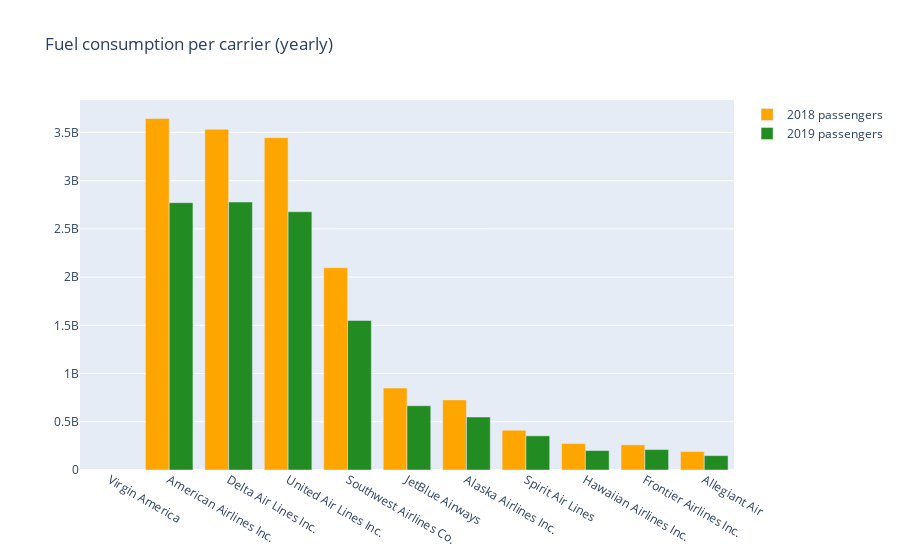

The cell this chart's notebook holds for it:
### Code cell
fig3 = go.Figure(data=[
    go.Bar(name='2018 passengers', x=carrier_fuel_consumption_table['carrier'], y=carrier_fuel_consumption_table[2018], 
           marker_color="orange"),
    go.Bar(name='2019 passengers', x=carrier_fuel_consumption_table['carrier'], y=carrier_fuel_consumption_table[2019],
          marker_color="forestgreen")
])
# Change the bar mode
fig3.update_layout(barmode='group',
                 xaxis=dict(
                 tickmode="linear",
                 categoryorder="total descending"),
                  title="Fuel consumption per carrier (yearly)")
fig3.show()

### Figure 1 — Plotly figure (JSON) as saved in the notebook; plotly's stock layout.template omitted (floating-point values rounded to 4 significant figures)
{"data": [{"marker": {"color": "orange"}, "name": "2018 passengers", "type": "bar", "x": ["Virgin America", "Alaska Airlines Inc.", "Allegiant Air", "American Airlines Inc.", "Delta Air Lines Inc.", "Frontier Airlines Inc.", "Hawaiian Airlines Inc.", "JetBlue Airways", "Southwest Airlines Co.", "Spirit Air Lines", "United Air Lines Inc."], "y": [null, 726812302, 191471240, 3644229216, 3532290593, 261097799, 273782594, 849166836, 2097333761, 412346432, 3445675260]}, {"marker": {"color": "forestgreen"}, "name": "2019 passengers", "type": "bar", "x": ["Virgin America", "Alaska Airlines Inc.", "Allegiant Air", "American Airlines Inc.", "Delta Air Lines Inc.", "Frontier Airlines Inc.", "Hawaiian Airlines Inc.", "JetBlue Airways", "Southwest Airlines Co.", "Spirit Air Lines", "United Air Lines Inc."], "y": [null, 549169933, 148980498, 2771866623, 2778354112, 211773767, 201547310, 666307537, 1550875360, 354347491, 2678041334]}], "layout": {"barmode": "group", "title": {"text": "Fuel consumption per carrier (yearly)"}, "xaxis": {"categoryorder": "total descending", "tickmode": "linear"}}}
